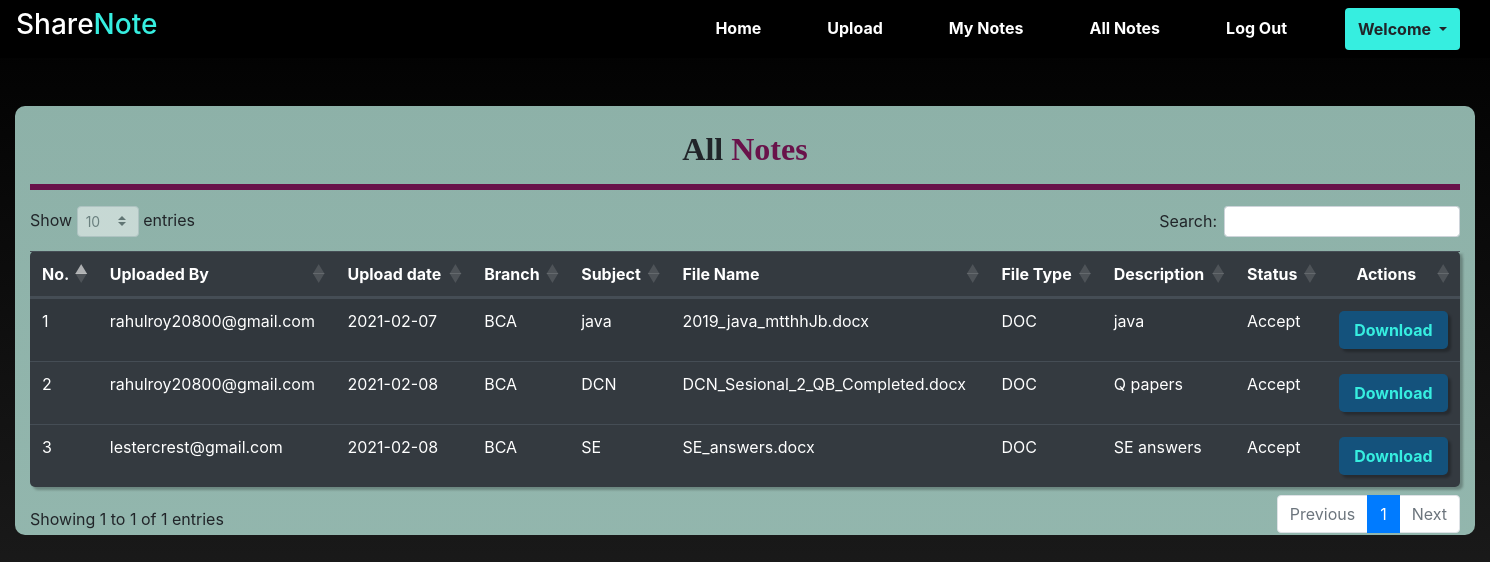
Page /accepted_user (signed in) on the committed database.
### notes/models.py (models this page shows, shortened)
class Notes(models.Model):
    user = models.ForeignKey(User,on_delete=models.CASCADE)
    uploadingdate = models.CharField(max_length=30)
    branch = models.CharField(max_length=13)
    subject = models.CharField(max_length=15)
    notesfile = models.FileField(max_length=100,null=True)
    filetype = models.CharField(max_length=30, null=True)
    description = models.CharField(max_length=200)
    status = models.CharField(max_length=10)

### notes/views.py (the view)
# urls.py: path('accepted_user',accepted_user,name='accepted_user'),
def accepted_user(request):
    if not request.user.is_authenticated:
        return redirect('login')
    notes = Notes.objects.filter(status="Accept")
    d = {'notes': notes}
    return render(request, 'accepted_user.html', d)

### notes/templates/accepted_user.html (shortened to what this page needs)
{% extends 'usernavigation.html'%} {% block body %} {% load static %}
<link
  rel="stylesheet"
  href="https://cdnjs.cloudflare.com/ajax/libs/twitter-bootstrap/4.5.2/css/bootstrap.css"
/>
<link
  rel="stylesheet"
  href="https://cdn.datatables.net/1.10.23/css/dataTables.bootstrap4.min.css"
/>
<div style="animation: transitionIn 0.75s">
  <div class="col-12 mt-5">
    <div class="container1 col-12">
      <br>
      <h2 class="text-black text-center"><span style="font-family:'Consolas'; font-weight:bold">All</span><span style="color:#69124A; font-family:'Consolas'; font-weight:bold"> Notes</span></h2>
      <hr style="background-color: #69124A; border : 3px solid #69124A " >
      <table
        class="table table-dark table-striped table-hover"
        style="
          border-radius: 5px;
          filter: drop-shadow(3px 3px 1px rgba(0, 0, 0, 0.25));
        "
        id="example"
      >
        <thead>
          <tr>
            <th>No.</th>
            <th>Uploaded By</th>
            <th>Upload date</th>
            <th>Branch</th>
            <th>Subject</th>
            <th>File Name</th>
            <th>File Type</th>
            <th>Description</th>
            <th>Status</th>
            <th style="text-align: center">Actions</th>
          </tr>
        </thead>
        {% for i in notes %}
        <tbody>
          <tr>
            <td>{{forloop.counter}}</td>
            <td>{{i.user.username}}</td>
            <td>{{i.uploadingdate}}</td>
            <td>{{i.branch}}</td>
            <td>{{i.subject}}</td>
            <td>{{i.notesfile}}</td>
            <td>{{i.filetype}}</td>
            <td>{{i.description}}</td>
            <td>{{i.status}}</td>
            <td>
              <a
                href="{{i.notesfile.url}}"
                class="btn font-weight-bold"
                style="
                  background-color: #14527c;
                  color: #36eee0;
                  border-radius: 5px;
                  width: 100%;
                  filter: drop-shadow(3px 3px 1px rgba(0, 0, 0, 0.25));
                "
                >Download</a
              >
            </td>
          </tr>
          {% endfor %}
        </tbody>
      </table>
    </div>
  </div>
</div>
{% endblock %}

### notes/static/css/mystyle.css (style rules this page uses)
body { background-image: linear-gradient( rgb(0, 0, 0) , rgb(36, 36, 36)); }

### notes/templates/accepted_user.html (style rules this page uses)
.container1 { background-image: linear-gradient(#bcece0be , #bcece0be); border-radius: 10px; }

### rows in the picture
Notes: user.username "rahulroy20800@gmail.com", uploadingdate "2021-02-07", branch "BCA", subject "java", notesfile "2019_java_mtthhJb.docx", filetype "DOC", description "java", status "Accept"
Notes: user.username "rahulroy20800@gmail.com", uploadingdate "2021-02-08", branch "BCA", subject "DCN", notesfile "DCN_Sesional_2_QB_Completed.docx", filetype "DOC", description "Q papers", status "Accept"
Notes: user.username "lestercrest@gmail.com", uploadingdate "2021-02-08", branch "BCA", subject "SE", notesfile "SE_answers.docx", filetype "DOC", description "SE answers", status "Accept"
